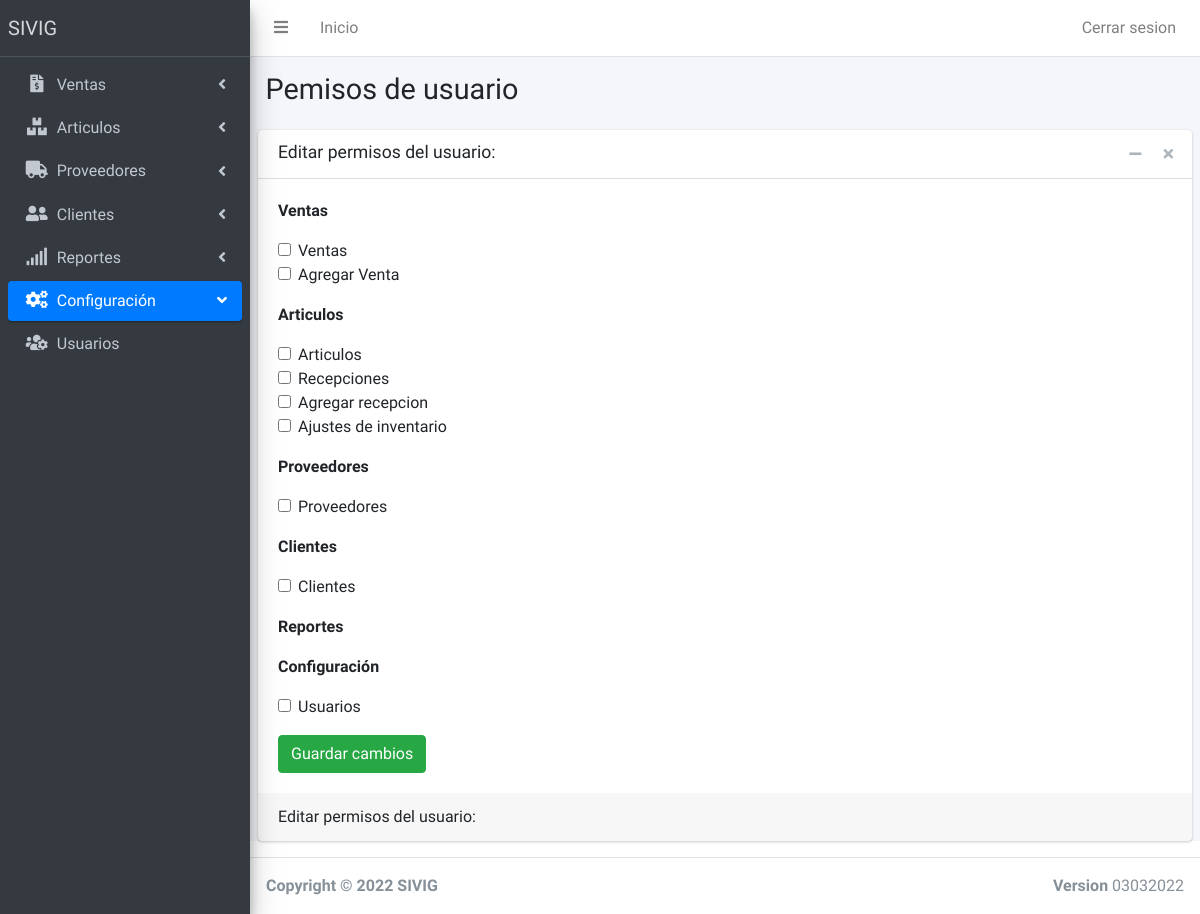
Before: /EditarPermisos.php (signed in) with the older database file.
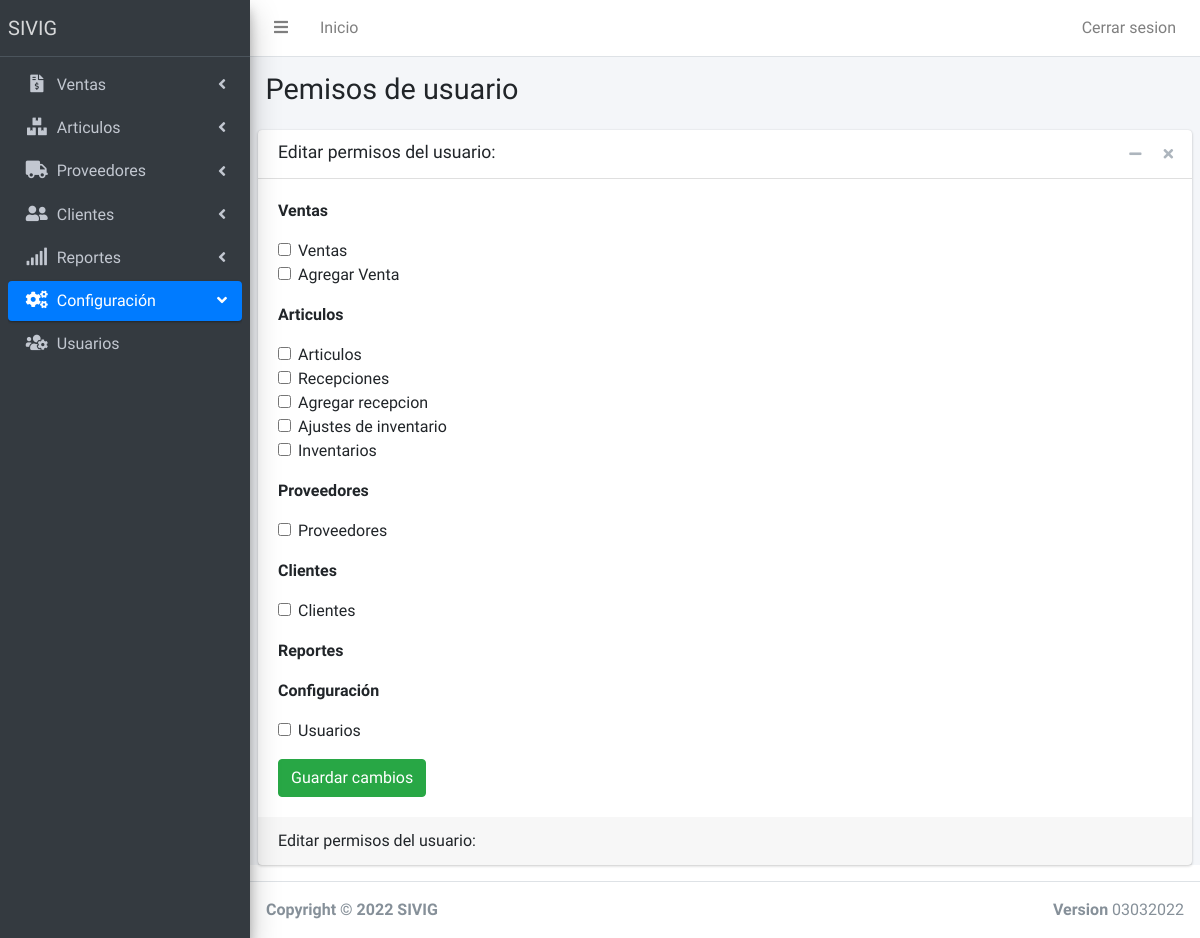
After: the same page with the newer database file.
### tables this page shows
CREATE TABLE `grupospaginas` (
  `idgrupo` int(11) NOT NULL AUTO_INCREMENT,
  `nombregrupo` varchar(120) NOT NULL,
  `imagengrupo` varchar(120) NOT NULL,
  `posicion` int(11) NOT NULL,
  PRIMARY KEY (`idgrupo`)
);

CREATE TABLE `permisos` (
  `IdPermiso` int(11) NOT NULL AUTO_INCREMENT,
  `IdUsuario` int(11) NOT NULL,
  `Idpagina` int(11) NOT NULL,
  `Permiso` int(11) NOT NULL,
  PRIMARY KEY (`IdPermiso`)
);

CREATE TABLE `paginas` (
  `IdPagina` int(11) NOT NULL AUTO_INCREMENT,
  `NombrePagina` varchar(120) NOT NULL,
  `Enlacepagina` varchar(120) NOT NULL,
  `Imagen` varchar(60) NOT NULL,
  `grupopagina` int(11) NOT NULL,
  PRIMARY KEY (`IdPagina`)
);

### Model/dbConection.php (called while the page is built)
<?php
class DB
{
	private $host;
	private $db;
	private $user;
	private $password;
	private $amb = 'DEV';
	public function __construct()
	{
		if ($this->amb == 'DEV') {
			$this->host = 'localhost';
			$this->db = 'sivig';
			$this->user = 'root';
			$this->password = '';
		} else {
			$this->host = 'localhost';
			$this->db = 'orhanoik_SIVIG';
			$this->user = 'orhanoik_sivig';
			$this->password = 'sivig2021-';
		}
	}
	public function connect()
	{
		try {
			$connection = "mysql:host=" . $this->host . ";dbname=" . $this->db;
			$options = [
				PDO::ATTR_ERRMODE => PDO::ERRMODE_EXCEPTION,
				PDO::ATTR_EMULATE_PREPARES => false,
				PDO::MYSQL_ATTR_INIT_COMMAND => "SET NAMES utf8",
			];
			$pdo = new PDO($connection, $this->user, $this->password, $options);
			return $pdo;
		} catch (PDOException $e) {
			print_r('Error conenection: ' . $e->getMessage());
		}
	}
}

### Controller/MenuController.php (called while the page is built, shortened)
<?php
include 'Model/dbConection.php';
class Menu extends DB{
        public function Getpaginas($idusuario, $idgrupo){
        $query = $this->connect()->prepare('SELECT * FROM paginas INNER JOIN permisos on permisos.Idpagina = paginas.IdPagina WHERE permisos.IdUsuario = :idusuario AND permisos.Permiso = 1 AND paginas.grupopagina = :idgrupo');
        $query->execute(['idusuario' => $idusuario, 'idgrupo' => $idgrupo]);
        $menusa = array();
        foreach ($query as $Menua) {
            $m = new Menus();
            $m->NombrePagina = $Menua[1];
            $m->EnlacePagina = $Menua[2];
            $m->IdPagina = $Menua[0];
            $m->ImagenPagina = $Menua['Imagen'];
            $m->GrupoPagina = $Menua[4];
            array_push($menusa, $m);
        }
        return $menusa;
       }
        public function GetGrupoPagina($idpagina){
            $query = $this->connect()->prepare('SELECT grupopagina FROM paginas WHERE Idpagina = :idpagina');
            $query->execute(['idpagina' => $idpagina]);
            foreach ($query as $a) {
                $idgrupo = $a[0];
            }
        return $idgrupo;
    }
        public function GetGrupos(){
            $query = $this->connect()->prepare('SELECT * FROM grupospaginas ORDER BY posicion ASC');
            $query->execute();
            $grupos = array();
            foreach ($query as $g) {
                array_push($grupos, $g);
            }
            return $grupos;
           }
}
?>

### Controller/PermisosController.php (called while the page is built, shortened)
<?php
class Permiso extends DB
{
    public function GetGruposPaginas()
    {
        $query = $this->connect()->prepare('SELECT * FROM grupospaginas ORDER BY posicion ASC');
        $query->execute();
        $grupos = array();
        foreach ($query as $g) {
            $grupo = new GruposPaginas();
            $grupo->IdGrupo = $g[0];
            $grupo->NombreGrupo = $g[1];
            $grupo->PosicionGrupo = $g[3];
            array_push($grupos, $grupo);
        }
        return $grupos;
    }
    public function GetPaginas()
    {
        try {
            $query = $this->connect()->prepare('SELECT * FROM paginas');
            $query->execute();
            $paginas = array();
            foreach ($query as $p) {
                $pagina = new Paginas();
                $pagina->IdPagina = $p[0];
                $pagina->NombrePagina = $p[1];
                $pagina->GrupoPagina = $p[4];
                array_push($paginas, $pagina);
            }
            return $paginas;
        } catch (\Throwable $th) {
            echo "Error en la consulta";
        }
    }
}

### EditarPermisos.php (the view, shortened to what the changed rows need)
<?php
$idpagina = 1;
include 'Includes/partials/header.php';
include 'Includes/partials/menu.php';
include 'Controller/PermisosController.php';
?>
<div class="content-wrapper">
    <section class="content-header">
        <div class="container-fluid">
            <div class="row mb-2">
                <div class="col-sm-6">
                    <h1>Pemisos de usuario</h1>
                </div>
            </div>
        </div>
    </section>
    <section class="content">
        <div class="card">
            <div class="card-body">
                <?php
        $permiso = new Permiso();
        $paginas = $permiso->GetPaginas();
        $grupos = $permiso->GetGruposPaginas();
        echo '<form role="form" action="ModificarPermisos.php" method="POST">';
        foreach ($grupos as $g) {
          echo '<div class="form-group">';
          echo '<p><strong>' . $g->NombreGrupo . '</strong></p>';
          foreach ($paginas as $p) {
            if ($p->GrupoPagina == $g->IdGrupo) {
              echo '<div class="form-check">';
              echo '<input class="form-check-input" type="checkbox" name="' . $p->IdPagina . '" id="' . $p->IdPagina . '" value="' . $p->IdPagina . '"';
              echo '>';
              echo '<label class="form-check-label" for="' . $p->IdPagina . '">' . $p->NombrePagina . '</label>';
              echo '</div>';
            }
          }
          echo '</div>';
        }
        ?>
                </form>
            </div>
        </div>
    </section>
</div>
<?php
include 'Includes/partials/footer.php';
?>

### Includes/partials/menu.php (shortened to what the changed rows need)
<div class="wrapper">
    <aside class="main-sidebar sidebar-dark-primary elevation-4">
      <div class="sidebar">
        <nav class="mt-2">
          <ul class="nav nav-pills nav-sidebar flex-column" data-widget="treeview" role="menu" data-accordion="false">
                 <li class="nav-item has-treeview">
                <?php
        require './Controller/MenuController.php';
        $menu = new Menu();
        $activo = "";
        $activog = "";
        $open = "";
        $grupos = $menu->GetGrupos();
        if ($idpagina == 0) {
          $idgrupoactivo = 0;
        }else{
          $idgrupoactivo = $menu->GetGrupoPagina($idpagina);
        }
        foreach ($grupos as $g) {
          if($idgrupoactivo === $g['idgrupo']){
            $activog = "active";
            $open = "menu-open";
          }else{
            $activog = "";
            $open = "";
          }
          echo '
          <li class="nav-item has-treeview '.$open.'">
          <a href="#" class="nav-link '.$activog.'">
            <i class="nav-icon '. $g['imagengrupo'] .'"></i>
            <p>
              '. $g['nombregrupo'].'
              <i class="right fas fa-angle-left"></i>
            </p>
          </a>
          <ul class="nav nav-treeview">';
          $datos = $menu->Getpaginas($_SESSION['id'], $g['idgrupo']);
          foreach ($datos as $n) {
            if($idpagina === $n->IdPagina){
              $activo = "active";
            }else{
              $activo = "";
            }
            echo '
            <li class="nav-item">
            <a href="'. $n->EnlacePagina.'" class="nav-link '. $activo.'">
              <i class="nav-icon '. $n->ImagenPagina.'"></i>
              <p>
              '. $n->NombrePagina.'
              </p>
            </a>
          </li>
          ';
      }
      echo '
          </ul>
         ';
      echo '
      </li>
     ';
        }
        ?>
                </ul>
        </nav>
      </div>
    </aside>

Changed rows visible on the page:
added paginas: NombrePagina "Inventarios", shown under grupospaginas "Articulos"
